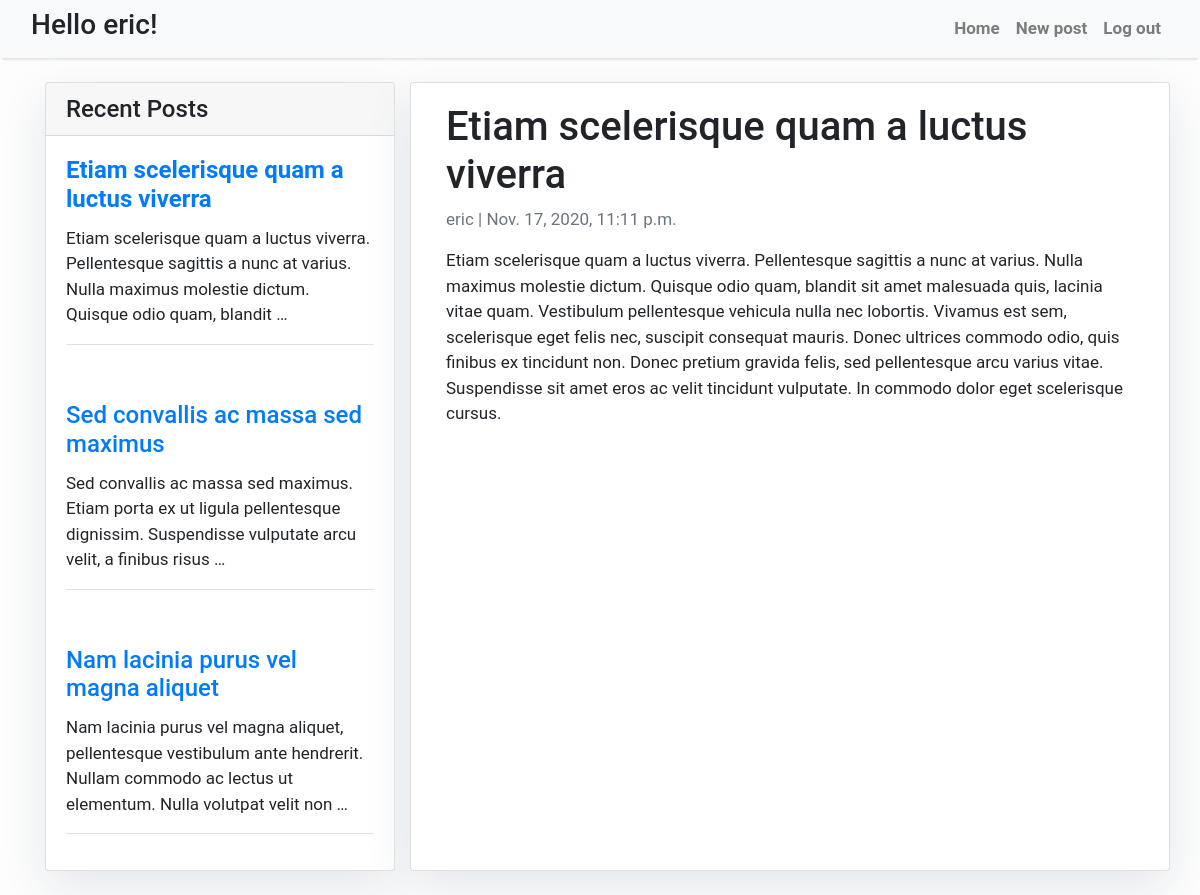
The app's page /post/6/ (signed in), older data.
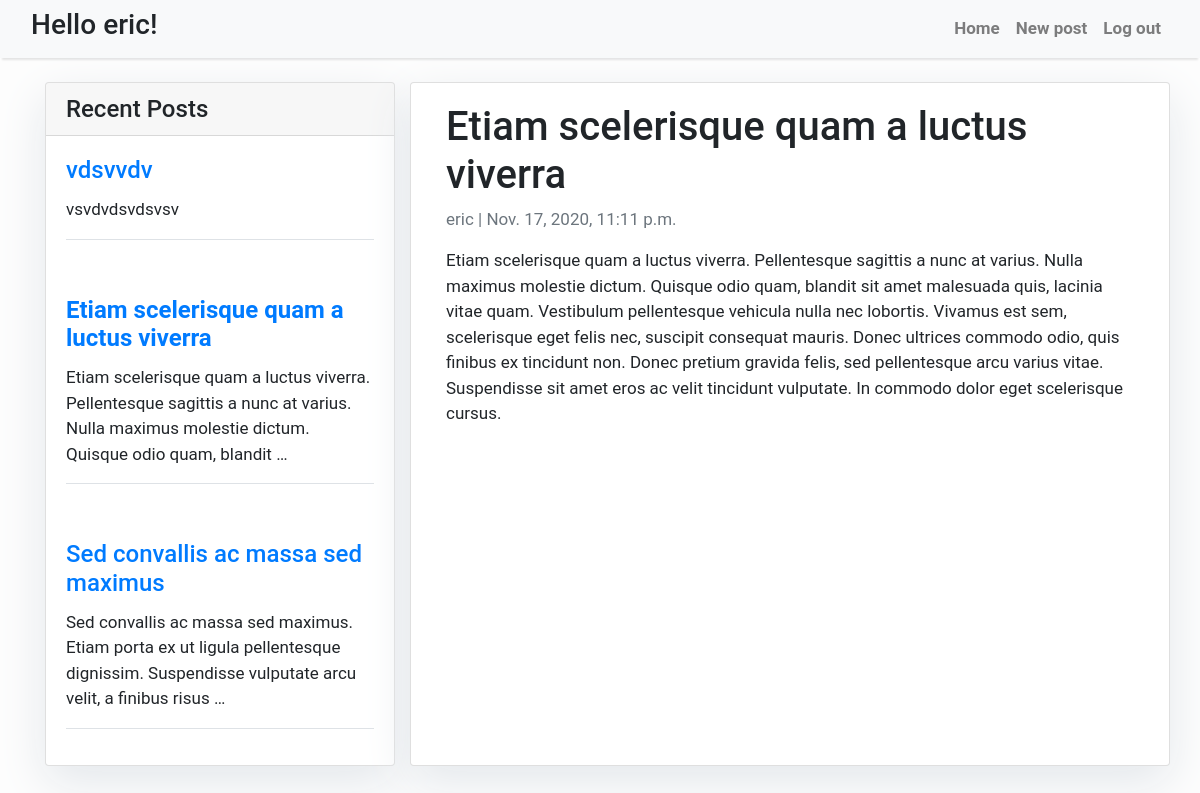
The same page, newer data.
### app/models.py (models this page shows)
class Post(models.Model):
    user = models.ForeignKey(
        'auth.User',
        on_delete=models.CASCADE,
    )
    title = models.CharField(max_length=100)
    content = models.TextField()
    created_at = models.DateTimeField(default=timezone.now)
    published = models.BooleanField()

### app/views.py (the view)
# urls.py: path('post/<int:pk>/', views.post_detail, name='post_detail'),
@login_required
def post_detail(request, pk):
    posts = Post.objects.filter(published=True).order_by('-created_at')[:3]
    post = get_object_or_404(Post, pk=pk)
    return render(request, 'app/post_view.html', {'curr_post': post, 'posts': posts})

### templates/app/post_view.html (shortened to what this page needs)
{% extends 'app/base.html' %}
{% block content %}
    <div class="container">
        <div class="row">
            <div class="col-md-4">
                <div id="posts" class="card my-4 ">
                    <h4 class="card-header">Recent Posts</h4>
                    {% for post in posts %}
                        <div class="card-body">
                            {% if curr_post.pk == post.pk %}
                                <h4 class="card-title"><a href="{% url 'post_detail' pk=post.pk %}"><b>{{ post.title }}</b>
                            {% else %}
                                <h4 class="card-title"><a href="{% url 'post_detail' pk=post.pk %}">{{ post.title }}
                            {% endif %}
                            </a>
                            </h4>
                            <p class="card-text ">{{ post.content|truncatewords:20 }}</p>
                            <div class="border-top my-3"></div>
                        </div>
                    {% endfor %}
                </div>
            </div>
            <div class="col-md-8 card my-4 ">
                <div class="card-body">
                    {% if curr_post.published %}
                        <h1>{{ curr_post.title }}</h1>
                        <p class="text-muted">{{ curr_post.user }} | {{ curr_post.created_at }}</p>
                        <p class="card-text ">{{ curr_post.content|linebreaksbr }}</p>
                    {% endif %}
                </div>
            </div>
        </div>
    </div>
{% endblock content %}

Row changes from the older to the newer data that the page shows:
no longer on this page (row unchanged): Post: title "Nam lacinia purus vel magna aliquet", content "Nam lacinia purus vel magna aliquet, pellentesque vestibulum ante hendrerit. Nullam commodo ac lectus ut elementum. Nulla volutpat velit non …"
added Post: title "vdsvvdv", content "vsvdvdsvdsvsv"
